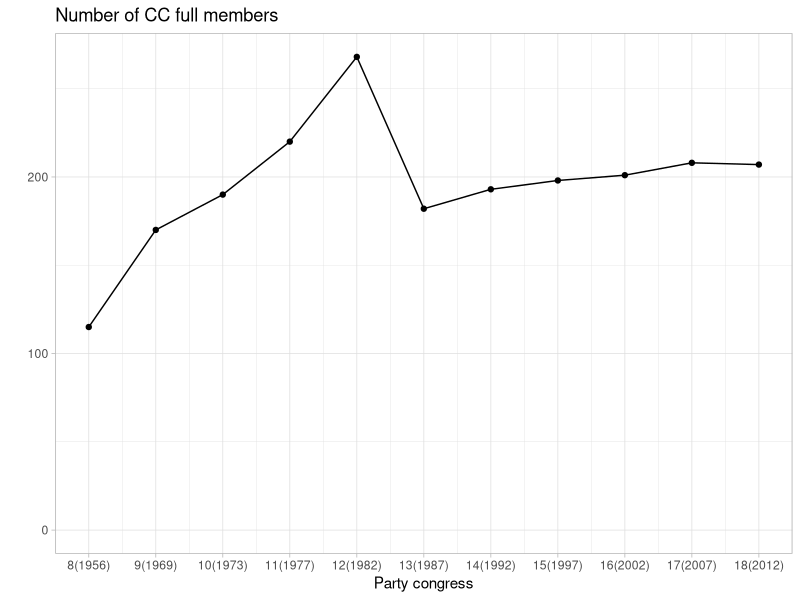

This figure's R source:
## ---- chunk 1
knitr::opts_chunk$set(echo = TRUE)
## ---- chunk 2
library(tidyverse)
library(readxl)

party_cc <- read_excel("CC+Data+Jobcoded+18CC+-+ACC.xls") %>% select(-id) %>% rename(purgede = pursede, march = lmarch)

theme_set(theme_light())
## ---- chunk 3
## tidying the data 
party_cc_tidied <- party_cc %>% 
  gather(job, value, starts_with("job")) 

party_cc_tidied %>% filter(value %in% c(8, 9, 10, 11, 12, 13, 14, 15, 16, 17, 18)) %>% 
  count(value) %>% 
  ggplot(aes(value, n)) +
  geom_point() +
  geom_line() + 
  expand_limits(y = 0) +
  scale_x_continuous(breaks = seq(8, 18, 1), 
                     labels = c("8(1956)", "9(1969)", "10(1973)", "11(1977)", "12(1982)", "13(1987)", "14(1992)", "15(1997)", "16(2002)", "17(2007)", "18(2012)")) + 
  labs(title = "Number of CC full members", 
       x = "Party congress", 
       y = "")


## subsetting by national congress
party_cc_8 <- party_cc_tidied %>% filter(value %in% c(8.0, 8.1)) 
party_cc_9 <- party_cc_tidied %>% filter(value %in% c(9.0, 9.1))
party_cc_10 <- party_cc_tidied %>% filter(value %in% c(10.0, 10.1))
party_cc_11 <- party_cc_tidied %>% filter(value %in% c(11.0, 11.1))

party_cc_9new <- party_cc_9 %>% anti_join(party_cc_8, by = "name")
party_cc_10new <- party_cc_10 %>% anti_join(party_cc_9, by = "name")
party_cc_11new <- party_cc_11 %>% anti_join(party_cc_10, by = "name")
  
